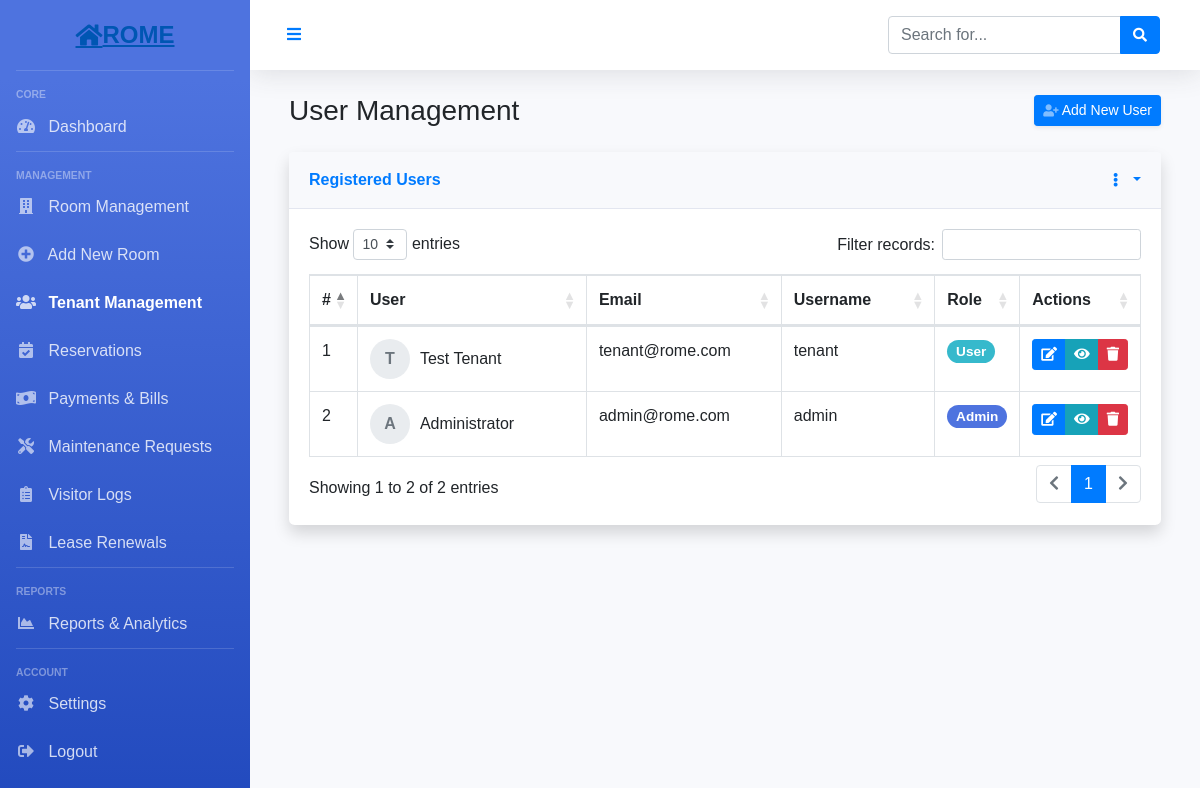
Before: /app/users.php (signed in) with the older database file.
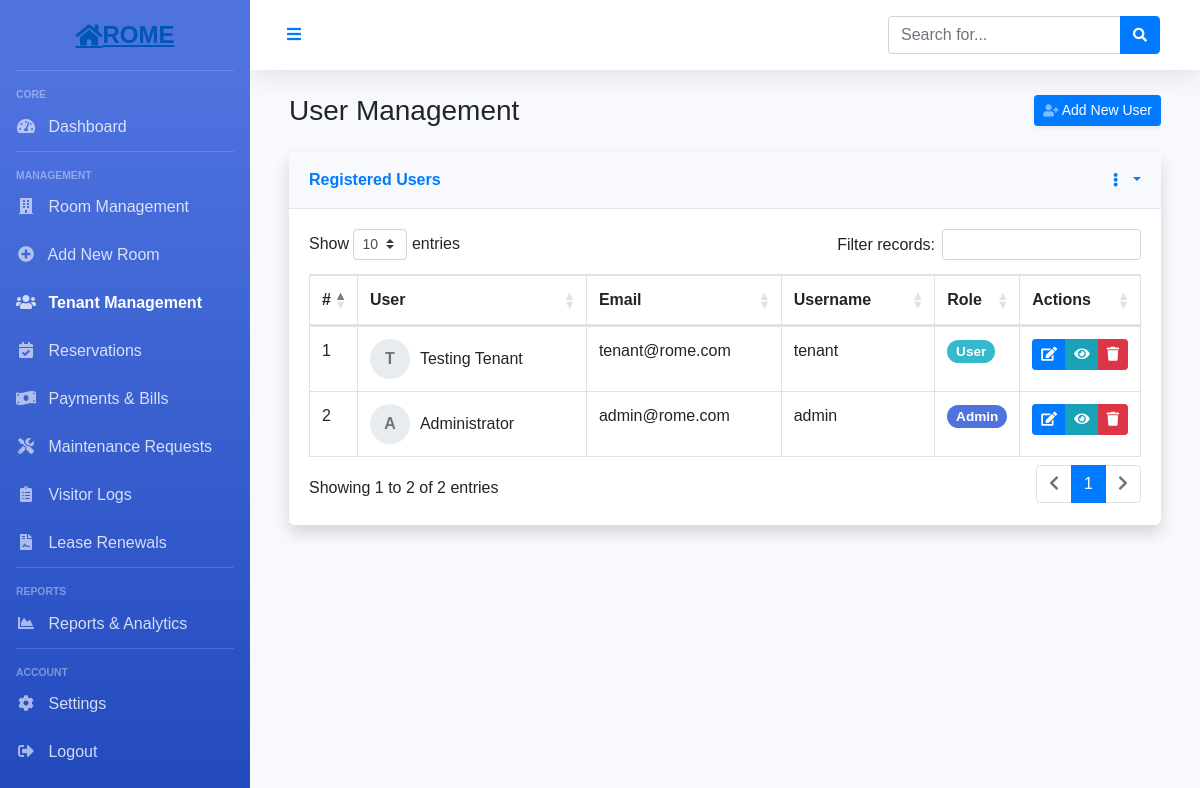
After: the same page with the newer database file.
### tables this page shows
CREATE TABLE `users` (
  `id` int(10) UNSIGNED NOT NULL,
  `fullname` varchar(191) NOT NULL,
  `mobile` varchar(191) NOT NULL,
  `username` varchar(191) NOT NULL,
  `email` varchar(191) NOT NULL,
  `address` varchar(255) DEFAULT NULL,
  `image` varchar(255) DEFAULT NULL,
  `password` varchar(191) NOT NULL,
  `created_at` timestamp NULL DEFAULT current_timestamp(),
  `updated_at` timestamp NULL DEFAULT current_timestamp(),
  `role` varchar(100) DEFAULT 'user',
  `status` int(1) NOT NULL DEFAULT 1
);

### app/users.php (the view, shortened to what the changed rows need)
<?php
	require '../config/config.php';
	try {
		$stmt = $connect->prepare('SELECT * FROM users');
		$stmt->execute();
		$data = $stmt->fetchAll(PDO::FETCH_ASSOC);
	}
	catch(PDOException $e) {
		$errMsg = $e->getMessage();
	}
?>
<!DOCTYPE html>
<html lang="en">
<head>
    <link rel="stylesheet" href="https://stackpath.bootstrapcdn.com/bootstrap/4.5.2/css/bootstrap.min.css">
    <link rel="stylesheet" href="https://cdnjs.cloudflare.com/ajax/libs/font-awesome/5.15.3/css/all.min.css">
    <link rel="stylesheet" href="https://cdn.datatables.net/1.10.22/css/dataTables.bootstrap4.min.css">
</head>
<body>
    <div id="wrapper">
        <div id="content-wrapper">
            <div id="content">
                <div class="container-fluid">
                    <div class="d-sm-flex align-items-center justify-content-between mb-4">
                        <h1 class="h3 mb-0 text-gray-800">User Management</h1>
                    </div>
                    <div class="row">
                        <div class="col-12">
                            <div class="card shadow mb-4">
                                <div class="card-body">
                                    <div class="table-responsive">
                                        <table class="table table-bordered table-hover" id="usersTable" width="100%" cellspacing="0">
                                            <thead>
                                                <tr>
                                                    <th width="5%">#</th>
                                                    <th width="30%">User</th>
                                                    <th width="25%">Email</th>
                                                    <th width="20%">Username</th>
                                                    <th width="10%">Role</th>
                                                    <th width="10%">Actions</th>
                                                </tr>
                                            </thead>
                                            <tbody>
                                                <?php foreach ($data as $key => $value): ?>
                                                <tr>
                                                    <td><?php echo $key + 1; ?></td>
                                                    <td>
                                                        <div class="user-info">
                                                            <div class="user-avatar">
                                                                <?php echo strtoupper(substr($value['fullname'], 0, 1)); ?>
                                                            </div>
                                                            <div><?php echo $value['fullname']; ?></div>
                                                        </div>
                                                    </td>
                                                    <td><?php echo $value['email']; ?></td>
                                                    <td><?php echo $value['username']; ?></td>
                                                    <td>
                                                        <?php if($value['role'] == 'admin'): ?>
                                                        <span class="badge badge-role badge-admin">Admin</span>
                                                        <?php else: ?>
                                                        <span class="badge badge-role badge-user">User</span>
                                                        <?php endif; ?>
                                                    </td>
                                                    <td>
                                                        <div class="btn-group">
                                                            <button type="button" class="btn btn-sm btn-primary" title="Edit User">
                                                                <i class="fas fa-edit"></i>
                                                            </button>
                                                            <button type="button" class="btn btn-sm btn-info" title="View Details">
                                                                <i class="fas fa-eye"></i>
                                                            </button>
                                                            <button type="button" class="btn btn-sm btn-danger" title="Delete User">
                                                                <i class="fas fa-trash"></i>
                                                            </button>
                                                        </div>
                                                    </td>
                                                </tr>
                                                <?php endforeach; ?>
                                            </tbody>
                                        </table>
                                    </div>
                                </div>
                            </div>
                        </div>
                    </div>
                </div>
            </div>
        </div>
    </div>
</body>
</html>

Changed rows visible on the page:
changed users "tenant@rome.com": fullname "Test Tenant" → "Testing Tenant"
